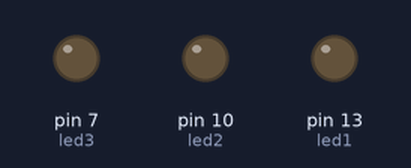
A sketch run on a simulated Arduino Uno, built with avr-gcc and run on an emulated ATmega328P. Shown: output pins drawn as LEDs (lit = HIGH).

Above: at 0.1 s.
At 4.75 s:
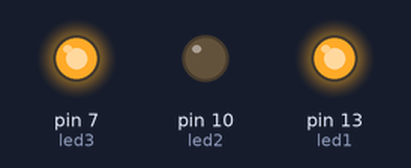
At 9.75 s:
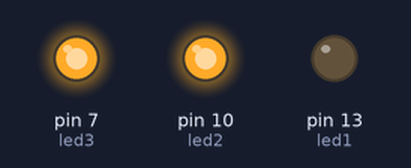
At 19.6 s:
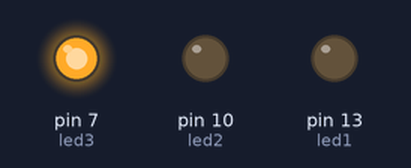
At 29.25 s:
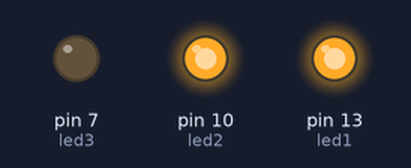
At 39.75 s:
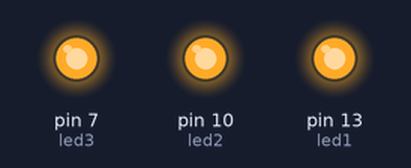
Timing chart, 0 to 40.0 s (numbered marks = the images above):
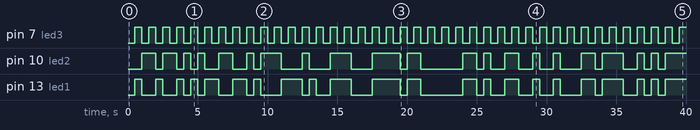

Measured:
- by itself, pin 7 (led3): alternates HIGH for 0.50 s and LOW for 0.50 s
- by itself, pin 10 (led2): LOW → HIGH at 1.0 s, → LOW 1.0 s later, → HIGH 0.50 s later, → LOW 1.0 s later, … (41 changes in this stretch)
- by itself, pin 13 (led1): LOW → HIGH at 0.50 s, → LOW 0.50 s later, → HIGH 1.0 s later, → LOW 0.50 s later, … (43 changes in this stretch)

The sketch:

hw1.ino
```cpp
const int led1 = 13;
const int led2 = 10;
const int led3 = 7;
int led1State = LOW;
int led2State = HIGH;
int led3State = LOW;
unsigned long previousMillis = 0;
unsigned long previousMillis2 = 0;
const long longinterval = 1000;
const long shortinterval = 500;

void setup() {
  pinMode (led1, OUTPUT);
  pinMode (led2, OUTPUT);
  pinMode (led3, OUTPUT);


}

/* void loop() {
  unsigned long currentMillis = millis();


  if (currentMillis - previousMillis >= longinterval)
    // save the last time you blinked the LED
    previousMillis = currentMillis;

  if (led1State == LOW) {
    led1State = HIGH;
  } else {
    led1State = LOW;
  }
  if (led1State == LOW) {
    led1State = HIGH;
  } else {
    led1State = LOW;
  }
  digitalWrite (led1, led1State);
}

*/

void loop() {
  unsigned long currentMillis = millis();
  unsigned long currentMillis2 = millis();

 /* if (currentMillis - previousMillis >= longinterval) { */
 previousMillis = currentMillis;

  if (led1State == LOW) {
    led1State = HIGH;
  } else {
    led1State = LOW;
  }

 if (led2State == LOW) {
    led2State = HIGH;
  } else {
    led2State = LOW;
  }
  if (currentMillis2 - previousMillis2 >= shortinterval) {
  previousMillis2 = currentMillis2;

   if (led3State == LOW) {
    led3State = HIGH;
  } else {
    led3State = LOW;
  }

digitalWrite (led1, led1State);
digitalWrite (led2, led2State);
digitalWrite (led3, led3State); } }
```
